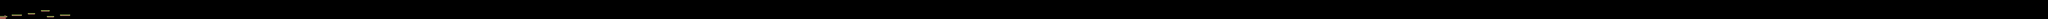

This game map was drawn from its Tiled (.tmx) file and the tilesets committed beside it. A one-line description and the trimmed map source follow:
An orthogonal 1400x13 tile map with 16x16 px tiles, 2 tile layers (props, platform), 2 tilesets.

<map version="1.2" tiledversion="1.3.3" orientation="orthogonal" renderorder="right-down" width="1400" height="13" tilewidth="16" tileheight="16" infinite="0" nextlayerid="4" nextobjectid="1">
 <editorsettings>
  <export target="tile_map1.json" format="json" />
 </editorsettings>
 <tileset firstgid="1" name="platform" tilewidth="16" tileheight="16" tilecount="575" columns="25">
  <image source="tileset.png" width="400" height="368" />
 </tileset>
 <tileset firstgid="576" name="props" tilewidth="16" tileheight="16" tilecount="364" columns="26">
  <image source="props.png" width="416" height="224" />
 </tileset>
 <layer id="3" name="props" width="1400" height="13">
  <data>[18200 cells, 1 non-empty, 1 distinct tile ids]</data>
 </layer>
 <layer id="1" name="platform" width="1400" height="13">
  <data>[18200 cells, 46 non-empty, 7 distinct tile ids]</data>
 </layer>
</map>
